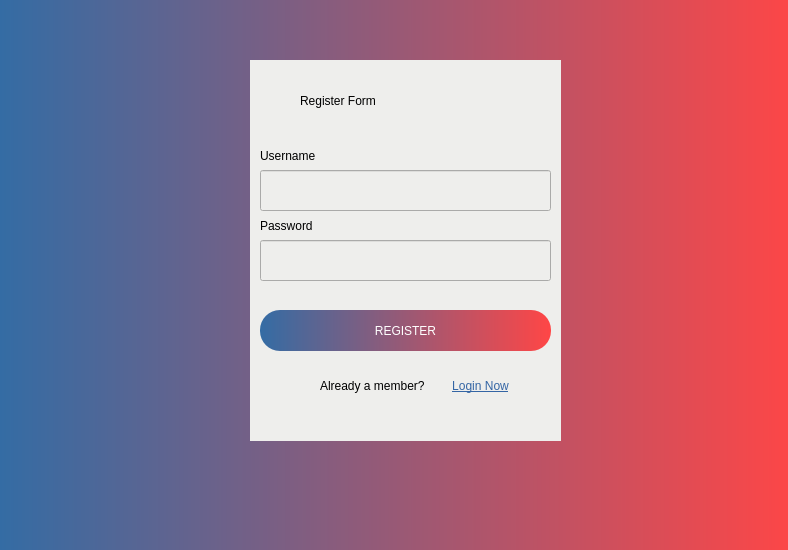
<?xml version="1.0" encoding="UTF-8"?>
<ui version="4.0">
 <class>Dialog</class>
 <widget class="QDialog" name="Dialog">
  <property name="geometry">
   <rect>
    <x>0</x>
    <y>0</y>
    <width>788</width>
    <height>550</height>
   </rect>
  </property>
  <property name="windowTitle">
   <string>Dialog</string>
  </property>
  <widget class="QWidget" name="widget" native="true">
   <property name="geometry">
    <rect>
     <x>0</x>
     <y>0</y>
     <width>800</width>
     <height>600</height>
    </rect>
   </property>
   <property name="styleSheet">
    <string notr="true">background-color: qlineargradient(spread:pad, x1:0, y1:0, x2:1, y2:0, stop:0 rgba(52, 108, 164, 255), stop:1 rgba(255, 70, 70, 255));</string>
   </property>
   <widget class="QWidget" name="widget_2" native="true">
    <property name="geometry">
     <rect>
      <x>250</x>
      <y>60</y>
      <width>311</width>
      <height>381</height>
     </rect>
    </property>
    <property name="styleSheet">
     <string notr="true">background-color: rgb(238, 238, 236);</string>
    </property>
    <widget class="QLabel" name="label">
     <property name="geometry">
      <rect>
       <x>50</x>
       <y>20</y>
       <width>231</width>
       <height>41</height>
      </rect>
     </property>
     <property name="styleSheet">
      <string notr="true">font: 75 bold italic 20pt &quot;Verdana&quot;;
color: rgb(0, 0, 0);



background-color: qlineargradient(spread:reflect, x1:0, y1:0, x2:1, y2:0, stop:0 rgba(0, 0, 0, 0), stop:1 rgba(255, 255, 255, 0));</string>
     </property>
     <property name="text">
      <string>Register Form</string>
     </property>
    </widget>
    <widget class="QLabel" name="label_2">
     <property name="geometry">
      <rect>
       <x>10</x>
       <y>80</y>
       <width>131</width>
       <height>31</height>
      </rect>
     </property>
     <property name="styleSheet">
      <string notr="true">font: 75  italic 11pt &quot;Verdana&quot;;
color: rgb(0, 0, 0);



background-color: qlineargradient(spread:reflect, x1:0, y1:0, x2:1, y2:0, stop:0 rgba(0, 0, 0, 0), stop:1 rgba(255, 255, 255, 0));</string>
     </property>
     <property name="text">
      <string>Username</string>
     </property>
    </widget>
    <widget class="QLabel" name="label_3">
     <property name="geometry">
      <rect>
       <x>10</x>
       <y>150</y>
       <width>131</width>
       <height>31</height>
      </rect>
     </property>
     <property name="styleSheet">
      <string notr="true">font: 75  italic 11pt &quot;Verdana&quot;;
color: rgb(0, 0, 0);



background-color: qlineargradient(spread:reflect, x1:0, y1:0, x2:1, y2:0, stop:0 rgba(0, 0, 0, 0), stop:1 rgba(255, 255, 255, 0));</string>
     </property>
     <property name="text">
      <string>Password</string>
     </property>
    </widget>
    <widget class="QPushButton" name="register_button">
     <property name="geometry">
      <rect>
       <x>10</x>
       <y>250</y>
       <width>291</width>
       <height>41</height>
      </rect>
     </property>
     <property name="styleSheet">
      <string notr="true">background-color: qlineargradient(spread:pad, x1:0, y1:0, x2:1, y2:0, stop:0 rgba(52, 108, 164, 255), stop:1 rgba(255, 70, 70, 255));

border-radius: 20px;
padding: 0;
border: none;

color: rgb(255, 255, 255);
font:  bold  16pt &quot;Verdana&quot;;

</string>
     </property>
     <property name="text">
      <string>REGISTER</string>
     </property>
    </widget>
    <widget class="QLineEdit" name="username_field">
     <property name="geometry">
      <rect>
       <x>10</x>
       <y>110</y>
       <width>291</width>
       <height>41</height>
      </rect>
     </property>
    </widget>
    <widget class="QLineEdit" name="password_field">
     <property name="geometry">
      <rect>
       <x>10</x>
       <y>180</y>
       <width>291</width>
       <height>41</height>
      </rect>
     </property>
    </widget>
    <widget class="QLabel" name="label_4">
     <property name="geometry">
      <rect>
       <x>70</x>
       <y>310</y>
       <width>121</width>
       <height>31</height>
      </rect>
     </property>
     <property name="styleSheet">
      <string notr="true">font:    9pt &quot;Verdana&quot;;
color: rgb(0, 0, 0);



background-color: qlineargradient(spread:reflect, x1:0, y1:0, x2:1, y2:0, stop:0 rgba(0, 0, 0, 0), stop:1 rgba(255, 255, 255, 0));</string>
     </property>
     <property name="text">
      <string>Already a member? </string>
     </property>
    </widget>
    <widget class="QPushButton" name="pushButton_2">
     <property name="geometry">
      <rect>
       <x>190</x>
       <y>310</y>
       <width>81</width>
       <height>31</height>
      </rect>
     </property>
     <property name="styleSheet">
      <string notr="true">background-color: rgba(0, 0, 0, 0);


padding: 0;
border: none;

text-decoration: underline;
color: rgb(52, 101, 164);
font:  Bold   8pt &quot;Verdana&quot;;

</string>
     </property>
     <property name="text">
      <string>Login Now</string>
     </property>
    </widget>
    <widget class="QLabel" name="error_label">
     <property name="geometry">
      <rect>
       <x>10</x>
       <y>230</y>
       <width>291</width>
       <height>16</height>
      </rect>
     </property>
     <property name="styleSheet">
      <string notr="true">font: 81 12pt &quot;Open Sans&quot;;
color: rgb(204, 0, 0);</string>
     </property>
     <property name="text">
      <string/>
     </property>
    </widget>
   </widget>
  </widget>
 </widget>
 <resources/>
 <connections/>
</ui>
